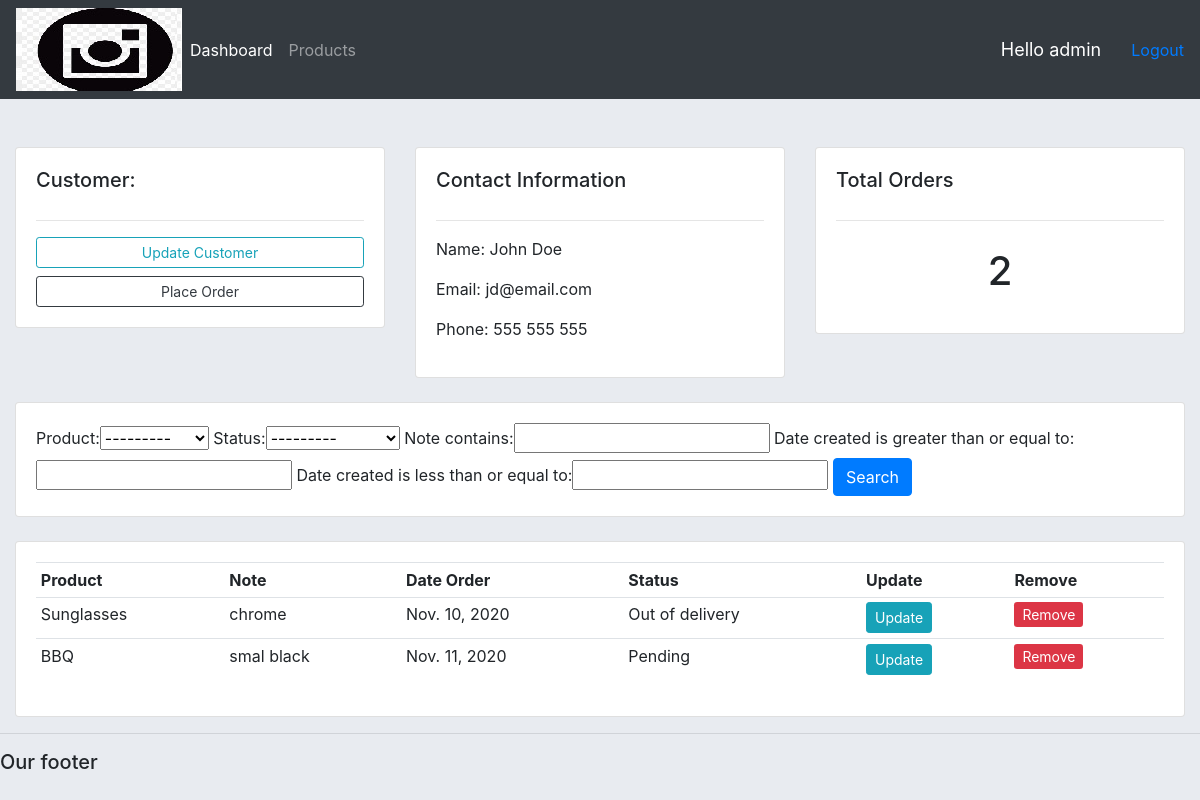
The app's page /customer/1/ (signed in), older data.
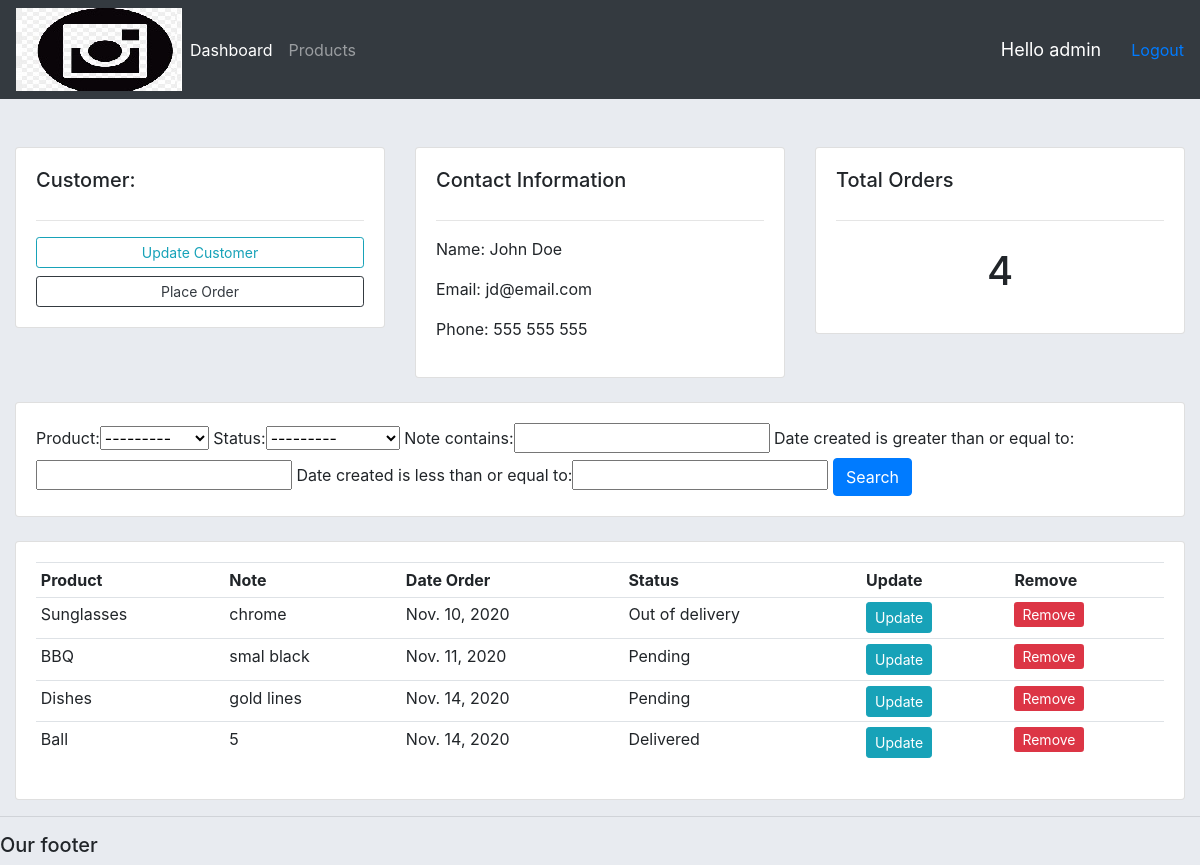
The same page, newer data.
### accounts/models.py (models this page shows, shortened)
class Order(models.Model):
    STATUS = (
        ('Pending', 'Pending'),
        ('Out of delivery', 'Out of delivery'),
        ('Delivered', 'Delivered')
    )
    customer = models.ForeignKey(
        Customer, null=True, on_delete=models.SET_NULL)
    product = models.ForeignKey(Product, null=True, on_delete=models.SET_NULL)
    date_created = models.DateField(auto_now_add=True, null=True)
    status = models.CharField(
        max_length=255, null=True, choices=STATUS)
    note = models.CharField(max_length=1000, null=True)

class Product(models.Model):
    CATEGORY = (
        ('In Door', 'In Door'),
        ('Out Door', 'Out Door')
    )
    name = models.CharField(max_length=255, null=True)
    price = models.FloatField(null=True)
    category = models.CharField(max_length=255, null=True, choices=CATEGORY)
    description = models.TextField(max_length=500, null=True)
    date_created = models.DateField(auto_now_add=True, null=True)
    tags = models.ManyToManyField(Tag)
    def __str__(self):
        return self.name

### accounts/decorators.py (the view)
        def wrapper_func(request, *args, **kwargs):
            group = None
            if request.user.groups.exists():
                group = request.user.groups.all()[0].name
            if group in allowed_roles:
                return view_func(request, *args, **kwargs)
            else:
                return HttpResponse('You are not authorize!')

### accounts/views.py (called while the page is built)
@login_required(login_url='login')
@allowed_users(allowed_roles=['admin'])
def customer(request, pk_test):
    customer = Customer.objects.get(id=pk_test)
    orders = customer.order_set.all()
    orders_count = orders.count()
    myFilter = OrderFilter(request.GET, queryset=orders)
    orders = myFilter.qs
    context = {
        'customer': customer,
        'orders': orders,
        'orders_count': orders_count,
        'myFilter': myFilter,
    }
    return render(request, 'accounts/customer.html', context)

### accounts/templates/accounts/customer.html
{% extends "accounts/main.html" %}
{% block content %}
<br>
<div class="row">
    <div class="col col-md">
        <div class="card card-body">
            <h5 class="card-title">Customer:</h5>
            <hr>
            <a href="" class="btn btn-outline-info btn-sm btn-block">Update Customer</a>
            <a href="{% url 'create_order' customer.id %}" class="btn btn-outline-dark btn-sm btn-block">Place
                Order</a>
        </div>
    </div>
    <div class="col col-md">
        <div class="card card-body">
            <h5 class="card-title">Contact Information</h5>
            <hr>
            <p>Name: {{ customer.name }}</p>
            <p>Email: {{ customer.email }}</p>
            <p>Phone: {{ customer.phone }}</p>
        </div>
    </div>
    <div class="col col-md">
        <div class="card card-body">
            <h5 class="card-title">Total Orders</h5>
            <hr>
            <h1 style="text-align: center; padding: 10px;"> {{ orders_count  }}</h1>
        </div>
    </div>
</div>
<br>
<div class="row">
    <div class="col">
        <div class="card card-body">
            <form method="GET">
                {{myFilter.form}}
                <button class="btn btn-primary" type="submit">Search</button>
            </form>
        </div>
    </div>
</div>
<br>
<div class="row">
    <div class="col-md">
        <div class="card card-body">
            <table class="table table-sm">
                <tr>
                    <th>Product</th>
                    <th>Note</th>
                    <th>Date Order</th>
                    <th>Status</th>
                    <th>Update</th>
                    <th>Remove</th>
                </tr>
                {% for order in orders%}
                <tr>
                    <td>{{ order.product }}</td>
                    <td>{{ order.note }}</td>
                    <td>{{ order.date_created }}</td>
                    <td>{{ order.status }}</td>
                    <td><a class="btn btn-sm btn-info" href="{% url 'update_order' order.id%}">Update</a></td>
                    <td><a class="brn btn-sm btn-danger" href="{% url 'delete_order' order.id%}">Remove</a></td>
                </tr>
                {% endfor %}
            </table>
        </div>
    </div>
</div>
{% endblock content %}

Row changes from the older to the newer data that the page shows:
added Order: product "Dishes", note "gold lines", date_created "Nov. 14, 2020", status "Pending"
added Order: product "Ball", note "5", date_created "Nov. 14, 2020", status "Delivered"
Text that changed along with them:
{{ orders_count }}: "2" → "4"
